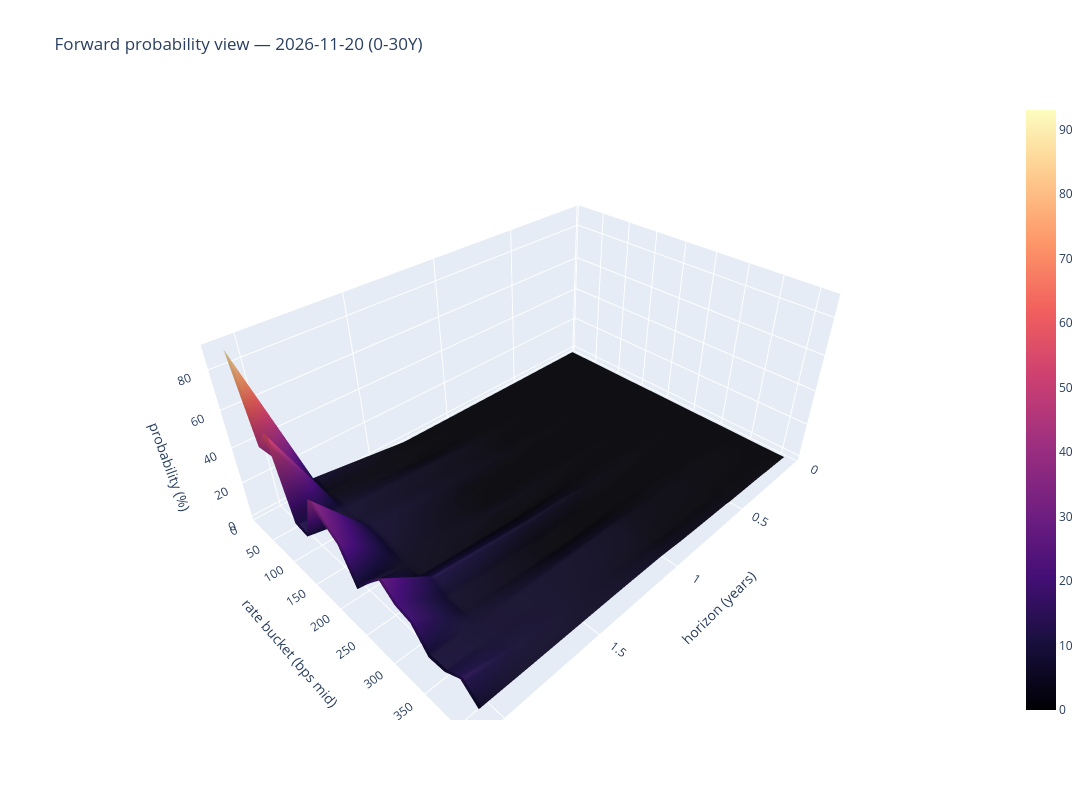

Here is the notebook cell this chart was saved with:
### Code cell
# --- FedWatch-style forward probability view at the latest date: 0-30Y
pane_date = surf[surf.layer.isin(['sr3_opt','ust_opt','model'])]['as_of'].max()
fp.plotly_forward_pane(surf, pane_date).show()
print(sf.expected_path(surf, pane_date).head(30).round(1).to_string(index=False))

### Figure 1 — Plotly figure (JSON) as saved in the notebook; plotly's stock layout.template omitted (floating-point values rounded to 4 significant figures; data arrays with more than 128 entries replaced by an {"elided": "..."} marker saying what was removed)
{"data": [{"colorscale": [[0.0, "#000004"], [0.1111, "#180f3d"], [0.2222, "#440f76"], [0.3333, "#721f81"], [0.4444, "#9e2f7f"], [0.5556, "#cd4071"], [0.6667, "#f1605d"], [0.7778, "#fd9668"], [0.8889, "#feca8d"], [1.0, "#fcfdbf"]], "connectgaps": true, "type": "surface", "x": [0.05205, 0.07123, 0.1863, 0.2438, 0.2493, 0.3205, 0.4356, 0.5507, 0.5699, 0.6849, 0.8192, 0.9342, 0.9918, 1.068, 1.318, 1.836, 2.085], "y": [12.5, 37.5, 62.5, 87.5, 112.5, 137.5, 162.5, 187.5, 212.5, 237.5, 262.5, 287.5, 312.5, 337.5, 362.5, 387.5, 412.5, 437.5, 462.5, 487.5, 512.5, 537.5, 562.5, 587.5, 612.5, 637.5, 662.5, 687.5, 712.5, 737.5, 762.5, 787.5, 812.5, 837.5, 862.5], "z": {"elided": "17x35 float values"}}], "layout": {"height": 800, "scene": {"aspectratio": {"x": 1.4, "y": 1, "z": 0.6}, "xaxis": {"title": {"text": "horizon (years)"}}, "yaxis": {"title": {"text": "rate bucket (bps mid)"}}, "zaxis": {"title": {"text": "probability (%)"}}}, "title": {"text": "Forward probability view — 2026-11-20 (0-30Y)"}, "width": 1150}}
